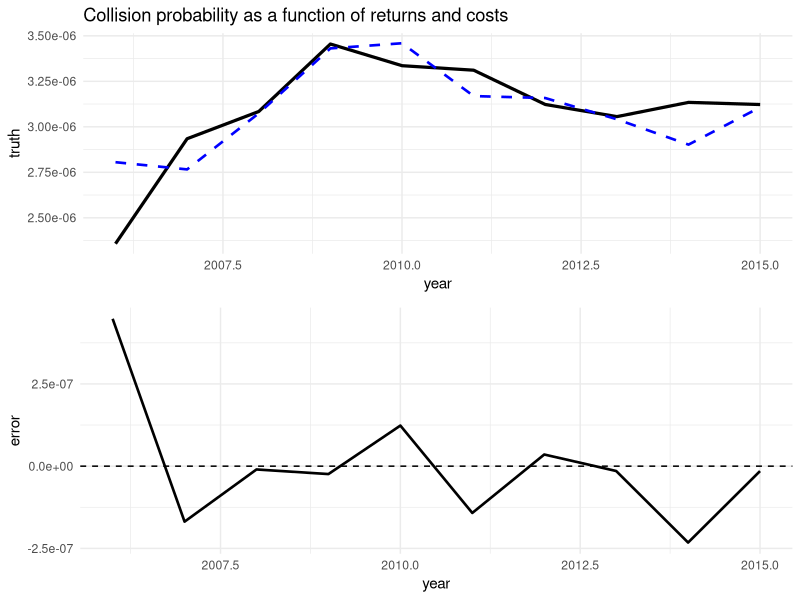

Source code (R): (Note: this script raises an error after producing the figure.)
#####################################################################
# Script to take a series of satellite costs and returns data and calibrate an economic model of satellite excess returns
#####################################################################

rm(list=ls())

library(ggplot2)
library(glmnet)
library(plyr)
library(gridExtra)

# function to plot estimated objects
fitplot <- function(xvars,coefs,year,truth,title) {
	fitline <- xvars%*%coefs
	colnames(fitline)=NULL
	fit <- data.frame(year=year,fit=fitline,truth=truth,error=(fitline-truth))

	plot_base <- ggplot(data=fit, aes(x=year))
	plot_fitplot <- plot_base + geom_line(aes(y=truth),size=1.1) +
							geom_line(aes(y=fit),size=0.9,linetype="dashed", color="blue") +
							theme_minimal() + ggtitle(paste(title))
	plot_error <- plot_base + geom_line(aes(y=error),size=0.9) +
						geom_hline(yintercept=0,linetype="dashed") +
						theme_minimal()

	grid.arrange(plot_fitplot,plot_error,nrow=2)

}

# function to calculate sequence of economic launch costs recursively
F_calc <- function(a_1,a_2,a_3,F_1,pi_t,risk,...) {
	F <- rep(0,length=length(risk))
	F[1] <- F_1
	for(i in 1:(length(risk)-1)) {
		F[i+1] <- (a_2*pi_t[i] + a_3*F[i])/(risk[i+1] - a_1)
	}
	return(F)
}

##### read in data, aggregate, and reshape 
aggrc <- read.csv("../data/industry_revenues.csv")
aggrc <- subset(aggrc, select=c(Category, Commercial.Infrastructure.and.Support.Industries,Ground.Stations.and.Equipment, Satellite.Manufacturing..Commercial., Satellite.Launch.Industry..Commercial., Insurance.Premiums, Commercial.Space.Products.and.Services)) 
aggrc <- ddply(aggrc, ~Category, transform, tot_rev = Commercial.Space.Products.and.Services, tot_cost = (Commercial.Infrastructure.and.Support.Industries + Ground.Stations.and.Equipment + Satellite.Manufacturing..Commercial. + Satellite.Launch.Industry..Commercial.) )
aggrc$r_s_raw <- aggrc$tot_rev/aggrc$tot_cost  #calculate the raw rate of return on a satellite - the number of satellites drops out of the formula 
aggrc$Ft_Ft <- c(0,aggrc$tot_cost[-1]/aggrc$tot_cost[-length(aggrc$tot_cost)])
colnames(aggrc)[1] <- "year"
aggrc <- aggrc[-1,]

### scale aggregate revenues/costs by share in LEO
satellites <- read.csv("../data/ucsfaa_merged.csv")
LEO_share <- ddply(satellites, ~Launch.Year, summarize, share_in_LEO=mean(LEO), share_in_GSO=mean(GSO) )
colnames(LEO_share)[1] <- c("year")

aggrc <- merge(LEO_share,aggrc,by=c("year"))
#aggrc$r_s <- aggrc$r_s_raw*aggrc$share_in_LEO # disabled because (1) I don't have the right measure of share; (2) it feels like data snooping to use the share of launches instead of share of satellites; (3) shouldn't OLS "learn" the share and embed it in the parameter estimates?
aggrc$r_s <- aggrc$r_s_raw

dfrm <- read.csv("../data/ST_stock_series.csv")
dfrm <- dfrm[-c(nrow(dfrm)-1,nrow(dfrm)),]
risk <- subset(dfrm,select=c(year, risk))
risk$risk <- risk$risk/dfrm$payloads_in_orbit

dfrm <- merge(aggrc,risk,by=c("year"))
dfrm <- subset(dfrm,select=c(year,tot_rev,tot_cost,r_s,r_s_raw,risk,share_in_LEO,Ft_Ft))

### calculate implied IRR
dfrm$implied_r <- dfrm$r_s - dfrm$risk

### write out econ series dfrm
write.csv(dfrm,file="econ_series.csv",row.names=FALSE)

##### model risk as a function of the return
dfrm_mat <- as.matrix(subset(dfrm,select=-c(risk,year,implied_r,tot_rev,tot_cost,r_s_raw,share_in_LEO)))
risk <- dfrm$risk

riskmodel <- lm( risk ~ r_s + Ft_Ft, data=dfrm)
summary(riskmodel)

riskparms <- coef(riskmodel)
riskxvars <- matrix(c(rep(1,length=dim(dfrm)[1]), dfrm$r_s, dfrm$Ft_Ft), ncol=3, byrow=FALSE )
fitplot(riskxvars,riskparms,dfrm$year,dfrm$risk,title="Collision probability as a function of returns and costs")
dev.off()

write.csv(riskparms,file="econ_series_coefs.csv")

##### calculate implied launch costs

F <- F_calc(a_1=riskparms[1],a_2=riskparms[2],a_3=riskparms[3],F_1=(dfrm$Ft_Ft[1]*dfrm$tot_cost[1]),pi_t=dfrm$tot_rev,risk=dfrm$risk)
p <- dfrm$tot_rev

printed_table_of_costs_and_returns <- data.frame(year=seq(from=aggrc$year[1],length.out=nrow(dfrm)),pi_t=dfrm$tot_rev,F_t=dfrm$tot_cost,F_hat=F)
#View(printed_table_of_costs_and_returns)

write.csv(round(printed_table_of_costs_and_returns,digits=2),file="implied_costs.csv")

##### plot objects of interest

png(width=400,height=400,filename="../images/risk_return_plot.png")
fitplot(riskxvars,riskparms,dfrm$year,dfrm$risk,title="Collision probability as a function of returns and costs")
dev.off()
















# # use NLS to estimate implied path of stock constraint shadow price
# launch_path <- read.csv("/home/akhil/Documents/git-repos/tragedy-space-commons/data/ST_stock_series.csv")

# sp_NLS <- as.data.frame(launch_path)
# sp_NLS <- merge(dfrm,sp_NLS,by=c("year","risk"))

# SP_NLS <- function(parms,pi_t,F_t,risk) {
# 	T <- length(risk)
# 	momcon <- rep(1,length=T)
# 	shadow_price <- parms[2:(T+1)]
# 	momcon[1] <- risk[1] - pi_t[1]/(F_t[1]) + parms[1]- shadow_price[t]
# 	for(t in 1:(T-1)){
# 		momcon[t+1] <- risk[t+1] - pi_t[t+1]/(F_t[t+1]) + parms[1]*F_t[t]/(F_t[t+1]) - shadow_price[t+1]
# 	}
# 	# print("Shadow prices are: ")
# 	# print(paste0(shadow_price))

# 	#print(paste0("Discount rate is: ", format( (parms[1]-1),digits=3)))
# 	parms[2:(T+1)] <- shadow_price
# 	objective <- sum(momcon^2) #t(momcon)%*%momcon
# 	#print(paste0("Objective value is: ", format(objective,digits=7)))
# 	return(objective)
# }

# parms <- c(1,rep(1,length=length(sp_NLS$risk)))
# #SP_NLS(parms,pi_t=sp_NLS$tot_rev,F_t=sp_NLS$tot_cost,risk=sp_NLS$risk)
# sp_res <- optim(par=parms,fn=SP_NLS,lower=0,pi_t=sp_NLS$tot_rev,F_t=sp_NLS$tot_cost,risk=sp_NLS$risk,method="L-BFGS-B")

# shadow_price <- sp_res$par[-1]
# imp_avg_r <- sp_res$par[1] - 1
# print("Shadow prices are: ")
# print(paste0(shadow_price))
# print(paste0("Discount rate is: ", format( imp_avg_r,digits=3) ))
# print(paste0("Objective value is: ", format(sp_res$value,digits=7)))
	
# sp_NLS <- cbind(sp_NLS,shadow_price)

# launches <- ggplot(sp_NLS,aes(x=year)) + geom_line(aes(y=(launch_successes+launch_failures)),size=1.1) +
# geom_line(aes(y=launch_successes),color="blue",size=1.1) +
# 							theme_minimal() + ggtitle("Total launches (attempts/year)")
# shadow_prices <- ggplot(sp_NLS,aes(x=year)) + geom_line(aes(y=shadow_price),size=1.1) +
# 							theme_minimal() + ggtitle("Price of implied stock control ($100m/year)")
# revs_costs <- ggplot(sp_NLS,aes(x=year)) + geom_line(aes(y=tot_rev),size=1.1,color="blue") +
# geom_line(aes(y=tot_cost),size=1.1,color="red") +
# 							theme_minimal() + ggtitle("Revenues and costs ($100m/year)")
# risk <- ggplot(sp_NLS,aes(x=year)) + geom_line(aes(y=risk),size=1.1) +
# 							theme_minimal() + ggtitle("Risk (inst. prob.)")
# grid.arrange(launches,revs_costs,risk,shadow_prices,ncol=1)



# # use NLS to estimate implied path of launch constraint shadow price
# launch_path <- read.csv("/home/akhil/Documents/git-repos/tragedy-space-commons/data/ST_stock_series.csv")

# lp_NLS <- as.data.frame(launch_path)
# lp_NLS <- merge(dfrm,lp_NLS,by=c("year","risk"))

# P_NLS <- function(parms,pi_t,F_t,risk) {
# 	T <- length(risk)
# 	momcon <- rep(1,length=T)
# 	shadow_price <- parms[2:(T+1)]
# 	#momcon[1] <- risk - (1 - F_t[1]/F_t[2]+shadow_price[2])) - pi_t[2]/(F_t[2]+shadow_price[2]) + parms[1]*F_t[1]/(F_t[2]+shadow_price[2])
# 	for(t in 1:(T-1)){
# 		#momcon[t+1] <- risk[t+1] - (1 - shadow_price[t]/(F_t[t+1]+shadow_price[t+1])) - pi_t[t+1]/(F_t[t+1]+shadow_price[t+1]) + parms[1]*F_t[t]/(F_t[t+1]+shadow_price[t+1])
# 		momcon[t+1] <- risk[t+1] - (1/(F_t[t+1])) - pi_t[t+1]/(F_t[t+1]) + parms[1]*F_t[t]/(F_t[t+1])
# 	}
# 	# print("Shadow prices are: ")
# 	# print(paste0(shadow_price))

# 	#print(paste0("Discount rate is: ", format( (parms[1]-1),digits=3)))
# 	parms[2:(T+1)] <- shadow_price
# 	objective <- sum(momcon^2) #t(momcon)%*%momcon
# 	#print(paste0("Objective value is: ", format(objective,digits=7)))
# 	return(objective)
# }

# parms <- c(1,rep(1,length=length(lp_NLS$risk)))
# #P_NLS(parms,pi_t=lp_NLS$tot_rev,F_t=lp_NLS$tot_cost,risk=lp_NLS$risk)
# res <- optim(par=parms,fn=P_NLS,lower=0,pi_t=lp_NLS$tot_rev,F_t=lp_NLS$tot_cost,risk=lp_NLS$risk,method="L-BFGS-B")

# shadow_price <- res$par[-1]
# imp_avg_r <- res$par[1] - 1
# print("Shadow prices are: ")
# print(paste0(shadow_price))
# print(paste0("Discount rate is: ", format( imp_avg_r,digits=3) ))
# print(paste0("Objective value is: ", format(res$value,digits=7)))
	
# lp_NLS <- cbind(lp_NLS,shadow_price)

# launches <- ggplot(lp_NLS,aes(x=year)) + geom_line(aes(y=(launch_successes+launch_failures)),size=1.1) +
# geom_line(aes(y=launch_successes),color="blue",size=1.1) +
# 							theme_minimal() + ggtitle("Total launches (attempts/year)")
# shadow_prices <- ggplot(lp_NLS,aes(x=year)) + geom_line(aes(y=shadow_price),size=1.1) +
# 							theme_minimal() + ggtitle("Implied price of launch constraint ($100m/year)")
# revs_costs <- ggplot(lp_NLS,aes(x=year)) + geom_line(aes(y=tot_rev),size=1.1,color="blue") +
# geom_line(aes(y=tot_cost),size=1.1,color="red") +
# 							theme_minimal() + ggtitle("Revenues and costs ($100m/year)")
# risk <- ggplot(lp_NLS,aes(x=year)) + geom_line(aes(y=risk),size=1.1) +
# 							theme_minimal() + ggtitle("Risk (inst. prob.)")
# grid.arrange(launches,revs_costs,risk,shadow_prices,ncol=1)


# ### random initial condition draws

# shadow_price_dist <- matrix(0,nrow=300,ncol=length(lp_NLS$risk))
# imp_avg_r_dist <- rep(0,length.out=300)
# objective_dist <- rep(0,length.out=300)

# for(i in 1:300) {
# 	#parms <- rep(runif(min=0,max=100,n=1),length=(length(lp_NLS$risk)+1) )
# 	parms <- runif(min=0,max=1,n=(length(lp_NLS$risk)+1) )
# 	res <- optim(par=parms,fn=P_NLS,lower=0,pi_t=lp_NLS$tot_rev,F_t=lp_NLS$tot_cost,risk=lp_NLS$risk,method="L-BFGS-B")
# 	shadow_price_dist[i,] <- res$par[-1]
# 	imp_avg_r_dist[i] <- res$par[1] - 1
# 	objective_dist[i] <- res$value
# }

# distns <- cbind(shadow_price_dist,imp_avg_r_dist,objective_dist)

# summary(distns)

# best_parms <- distns[which.min(distns[,12]),]
# best_sp <- best_parms[1:length(lp_NLS$risk)]

# best_fit <- cbind(lp_NLS,best_sp)

# launches <- ggplot(lp_NLS,aes(x=year)) + geom_line(aes(y=(launch_successes+launch_failures)),size=1.1) +
# geom_line(aes(y=launch_successes),color="blue",size=1.1) +
# 							theme_minimal() + ggtitle("Total launches (attempts/year)")
# best_shadow_prices <- ggplot(lp_NLS,aes(x=year)) + geom_line(aes(y=best_sp),size=1.1,color="blue") +
# 							geom_line(aes(y=shadow_price),size=1.1) +
# 							theme_minimal() + ggtitle("Implied price of launch constraint ($100m/year)")
# revs_costs <- ggplot(lp_NLS,aes(x=year)) + geom_line(aes(y=tot_rev),size=1.1,color="blue") +
# geom_line(aes(y=tot_cost),size=1.1,color="red") +
# 							theme_minimal() + ggtitle("Revenues and costs ($100m/year)")
# risk <- ggplot(lp_NLS,aes(x=year)) + geom_line(aes(y=risk),size=1.1) +
# 							theme_minimal() + ggtitle("Risk (inst. prob.)")
# grid.arrange(launches,revs_costs,risk,best_shadow_prices,ncol=1)



